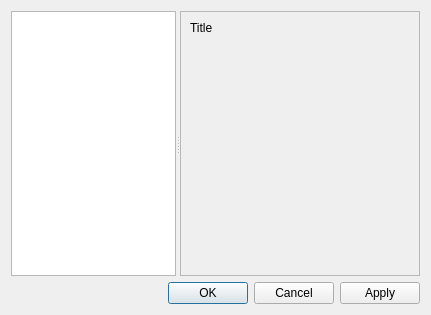
<?xml version="1.0" encoding="UTF-8"?>
<ui version="4.0">
 <class>settings_dialog</class>
 <widget class="QDialog" name="settings_dialog">
  <property name="geometry">
   <rect>
    <x>0</x>
    <y>0</y>
    <width>431</width>
    <height>315</height>
   </rect>
  </property>
  <property name="windowTitle">
   <string>Settings</string>
  </property>
  <layout class="QVBoxLayout" name="verticalLayout_3">
   <item>
    <widget class="QSplitter" name="splitter">
     <property name="orientation">
      <enum>Qt::Horizontal</enum>
     </property>
     <widget class="QWidget" name="ui_wid_tree_area_widget" native="true">
      <property name="sizePolicy">
       <sizepolicy hsizetype="Maximum" vsizetype="Preferred">
        <horstretch>0</horstretch>
        <verstretch>0</verstretch>
       </sizepolicy>
      </property>
      <layout class="QVBoxLayout" name="verticalLayout">
       <property name="spacing">
        <number>0</number>
       </property>
       <property name="leftMargin">
        <number>0</number>
       </property>
       <property name="topMargin">
        <number>0</number>
       </property>
       <property name="rightMargin">
        <number>0</number>
       </property>
       <property name="bottomMargin">
        <number>0</number>
       </property>
       <item>
        <widget class="QTreeView" name="ui_tvi_settings_tree">
         <property name="sizePolicy">
          <sizepolicy hsizetype="Preferred" vsizetype="Expanding">
           <horstretch>0</horstretch>
           <verstretch>0</verstretch>
          </sizepolicy>
         </property>
         <property name="editTriggers">
          <set>QAbstractItemView::NoEditTriggers</set>
         </property>
        </widget>
       </item>
      </layout>
     </widget>
     <widget class="QScrollArea" name="ui_sar_settings_area">
      <property name="minimumSize">
       <size>
        <width>240</width>
        <height>0</height>
       </size>
      </property>
      <property name="widgetResizable">
       <bool>true</bool>
      </property>
      <widget class="QWidget" name="ui_wid_settings_area_widget">
       <property name="geometry">
        <rect>
         <x>0</x>
         <y>0</y>
         <width>238</width>
         <height>266</height>
        </rect>
       </property>
       <property name="sizePolicy">
        <sizepolicy hsizetype="Expanding" vsizetype="Preferred">
         <horstretch>0</horstretch>
         <verstretch>0</verstretch>
        </sizepolicy>
       </property>
       <layout class="QVBoxLayout" name="verticalLayout_2">
        <item>
         <widget class="QLabel" name="ui_lbl_current_setting">
          <property name="sizePolicy">
           <sizepolicy hsizetype="Expanding" vsizetype="Maximum">
            <horstretch>0</horstretch>
            <verstretch>0</verstretch>
           </sizepolicy>
          </property>
          <property name="text">
           <string>Title</string>
          </property>
         </widget>
        </item>
        <item>
         <layout class="QFormLayout" name="ui_fla_settings_layout"/>
        </item>
        <item>
         <spacer name="verticalSpacer">
          <property name="orientation">
           <enum>Qt::Vertical</enum>
          </property>
          <property name="sizeHint" stdset="0">
           <size>
            <width>20</width>
            <height>40</height>
           </size>
          </property>
         </spacer>
        </item>
       </layout>
      </widget>
     </widget>
    </widget>
   </item>
   <item>
    <widget class="QDialogButtonBox" name="ui_dbo_dialog_button_box">
     <property name="orientation">
      <enum>Qt::Horizontal</enum>
     </property>
     <property name="standardButtons">
      <set>QDialogButtonBox::Apply|QDialogButtonBox::Cancel|QDialogButtonBox::Ok</set>
     </property>
    </widget>
   </item>
  </layout>
 </widget>
 <resources/>
 <connections>
  <connection>
   <sender>ui_dbo_dialog_button_box</sender>
   <signal>accepted()</signal>
   <receiver>settings_dialog</receiver>
   <slot>accept()</slot>
   <hints>
    <hint type="sourcelabel">
     <x>257</x>
     <y>305</y>
    </hint>
    <hint type="destinationlabel">
     <x>157</x>
     <y>274</y>
    </hint>
   </hints>
  </connection>
  <connection>
   <sender>ui_dbo_dialog_button_box</sender>
   <signal>rejected()</signal>
   <receiver>settings_dialog</receiver>
   <slot>reject()</slot>
   <hints>
    <hint type="sourcelabel">
     <x>325</x>
     <y>305</y>
    </hint>
    <hint type="destinationlabel">
     <x>286</x>
     <y>274</y>
    </hint>
   </hints>
  </connection>
  <connection>
   <sender>ui_dbo_dialog_button_box</sender>
   <signal>clicked(QAbstractButton*)</signal>
   <receiver>settings_dialog</receiver>
   <slot>_apply_changes()</slot>
   <hints>
    <hint type="sourcelabel">
     <x>388</x>
     <y>294</y>
    </hint>
    <hint type="destinationlabel">
     <x>347</x>
     <y>279</y>
    </hint>
   </hints>
  </connection>
 </connections>
 <slots>
  <slot>_apply_changes()</slot>
 </slots>
</ui>
